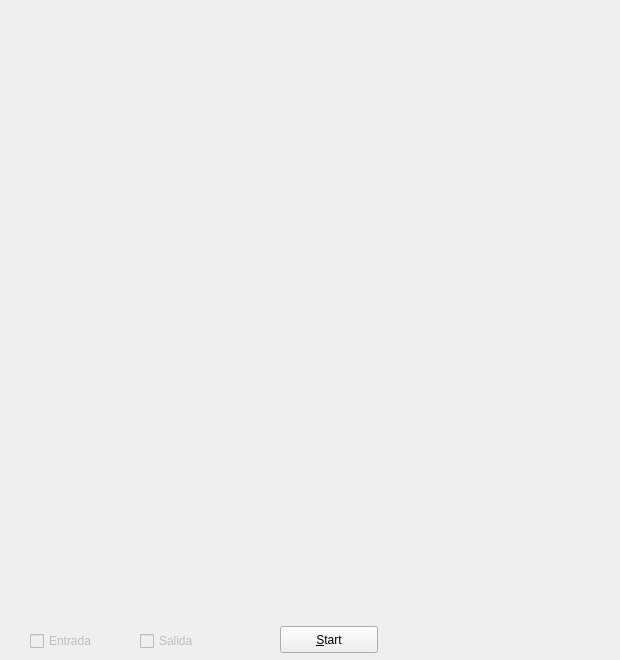
<?xml version="1.0" encoding="UTF-8"?>
<ui version="4.0">
 <class>Grid_Form</class>
 <widget class="QWidget" name="Grid_Form">
  <property name="geometry">
   <rect>
    <x>0</x>
    <y>0</y>
    <width>620</width>
    <height>660</height>
   </rect>
  </property>
  <property name="windowTitle">
   <string>Grid</string>
  </property>
  <widget class="QWidget" name="verticalLayoutWidget">
   <property name="geometry">
    <rect>
     <x>0</x>
     <y>0</y>
     <width>621</width>
     <height>621</height>
    </rect>
   </property>
   <layout class="QVBoxLayout" name="vlayout">
    <property name="sizeConstraint">
     <enum>QLayout::SetDefaultConstraint</enum>
    </property>
   </layout>
  </widget>
  <widget class="QCheckBox" name="chk_out">
   <property name="enabled">
    <bool>false</bool>
   </property>
   <property name="geometry">
    <rect>
     <x>140</x>
     <y>630</y>
     <width>70</width>
     <height>22</height>
    </rect>
   </property>
   <property name="text">
    <string>Salida</string>
   </property>
  </widget>
  <widget class="QCheckBox" name="chk_in">
   <property name="enabled">
    <bool>false</bool>
   </property>
   <property name="geometry">
    <rect>
     <x>30</x>
     <y>630</y>
     <width>91</width>
     <height>22</height>
    </rect>
   </property>
   <property name="text">
    <string>Entrada</string>
   </property>
  </widget>
  <widget class="QPushButton" name="btn_start">
   <property name="geometry">
    <rect>
     <x>280</x>
     <y>626</y>
     <width>98</width>
     <height>27</height>
    </rect>
   </property>
   <property name="text">
    <string>&amp;Start</string>
   </property>
  </widget>
 </widget>
 <resources/>
 <connections/>
</ui>
